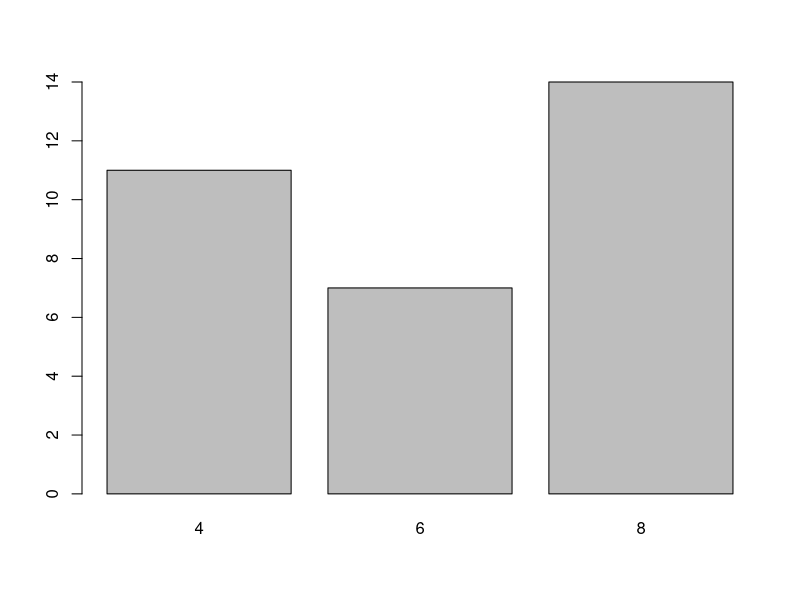
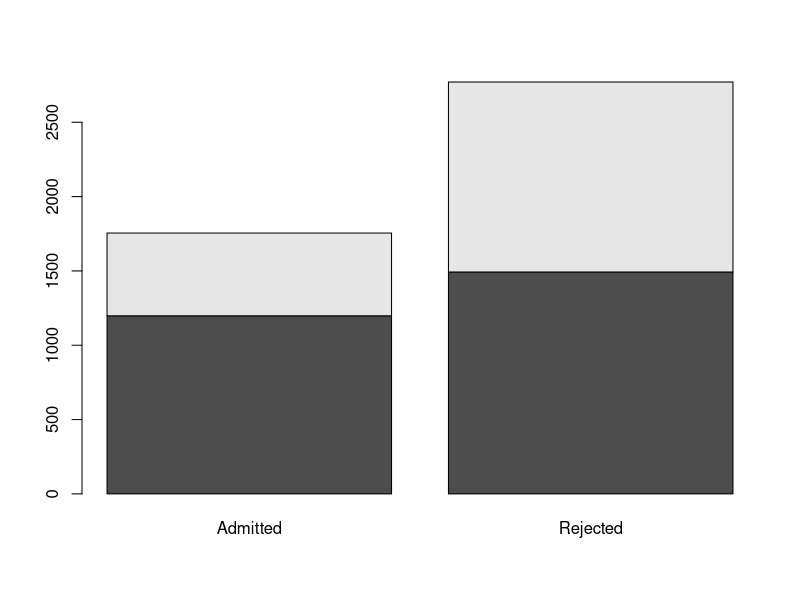
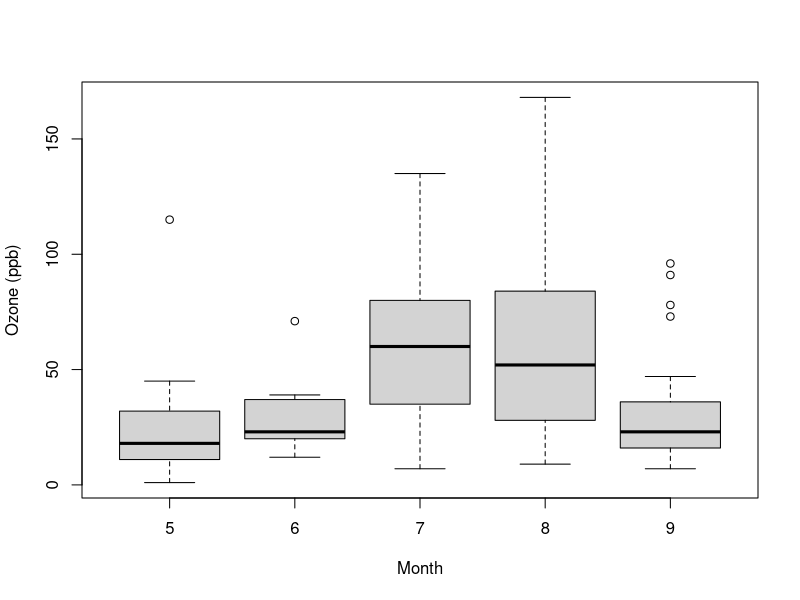

Source code (R) for these figures, in order:
## ---- chunk 1
knitr::opts_chunk$set(echo = TRUE)
## ---- chunk 2
table(mtcars$cyl)
barplot(table(mtcars$cyl))
## ---- chunk 3
data(UCBAdmissions)
DF <- as.data.frame(UCBAdmissions)
xt <- xtabs(Freq ~ Gender + Admit,data=DF) # CROSS TAB
xt
## ---- chunk 4
barplot(xt)
## ---- chunk 5
data("airquality")
library(dplyr)
airquality <- mutate(airquality, Month = factor(Month)) 
boxplot(Ozone ~ Month, airquality, xlab = "Month", ylab = "Ozone (ppb)")
